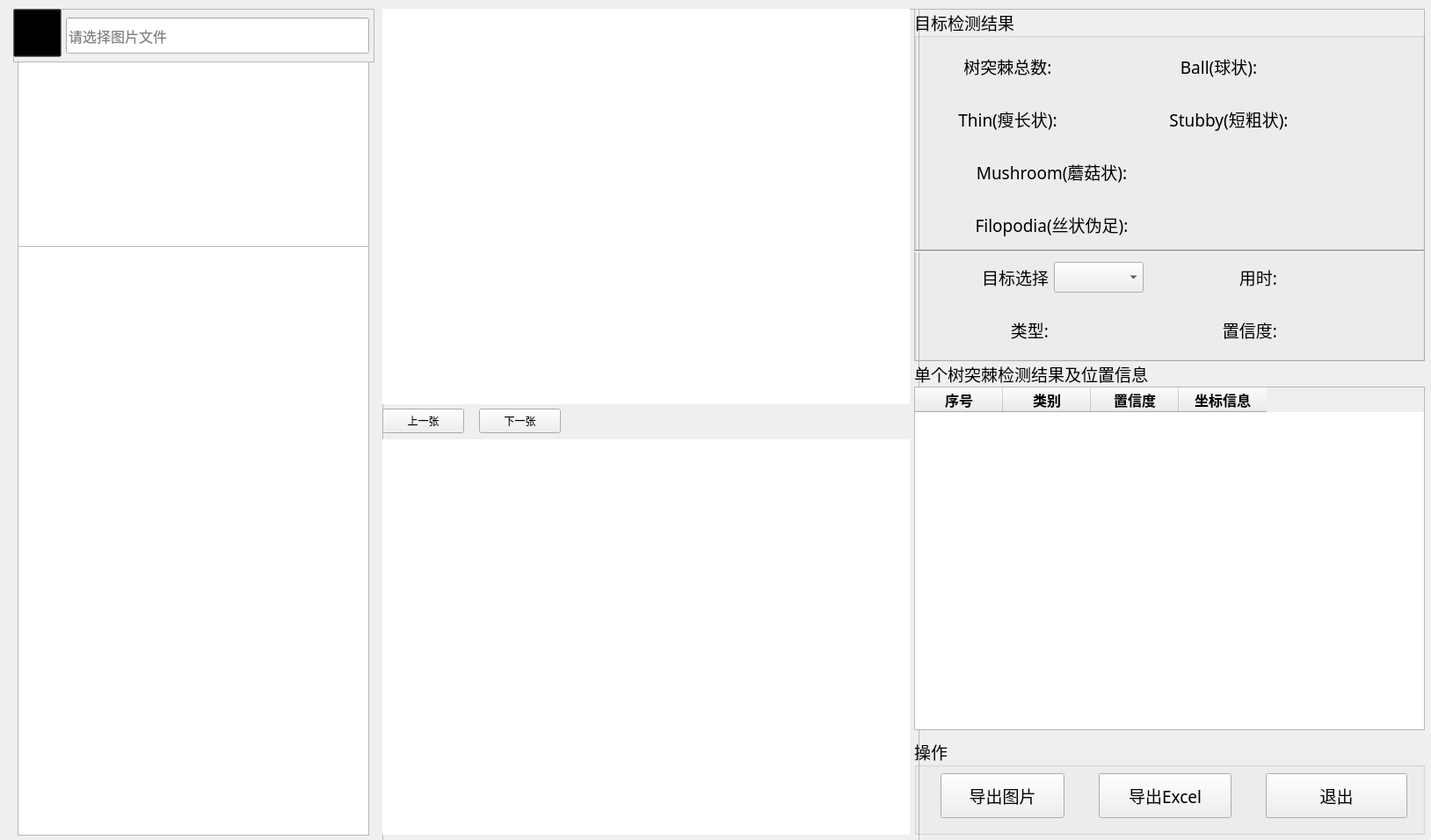
<?xml version="1.0" encoding="UTF-8"?>
<ui version="4.0">
 <class>Form</class>
 <widget class="QWidget" name="Form">
  <property name="windowModality">
   <enum>Qt::ApplicationModal</enum>
  </property>
  <property name="geometry">
   <rect>
    <x>0</x>
    <y>0</y>
    <width>1628</width>
    <height>956</height>
   </rect>
  </property>
  <property name="baseSize">
   <size>
    <width>0</width>
    <height>0</height>
   </size>
  </property>
  <property name="font">
   <font>
    <family>微软雅黑 Light</family>
   </font>
  </property>
  <property name="cursor">
   <cursorShape>ArrowCursor</cursorShape>
  </property>
  <property name="focusPolicy">
   <enum>Qt::TabFocus</enum>
  </property>
  <property name="windowTitle">
   <string>DendriticSpineClassification</string>
  </property>
  <property name="windowIcon">
   <iconset>
    <normaloff>ui_imgs/icon.png</normaloff>ui_imgs/icon.png</iconset>
  </property>
  <property name="toolTipDuration">
   <number>3</number>
  </property>
  <property name="autoFillBackground">
   <bool>false</bool>
  </property>
  <property name="styleSheet">
   <string notr="true"/>
  </property>
  <widget class="QFrame" name="frame">
   <property name="geometry">
    <rect>
     <x>435</x>
     <y>10</y>
     <width>611</width>
     <height>951</height>
    </rect>
   </property>
   <property name="frameShape">
    <enum>QFrame::StyledPanel</enum>
   </property>
   <property name="frameShadow">
    <enum>QFrame::Raised</enum>
   </property>
   <widget class="QLabel" name="label_show">
    <property name="geometry">
     <rect>
      <x>0</x>
      <y>490</y>
      <width>600</width>
      <height>450</height>
     </rect>
    </property>
    <property name="minimumSize">
     <size>
      <width>0</width>
      <height>0</height>
     </size>
    </property>
    <property name="cursor">
     <cursorShape>ArrowCursor</cursorShape>
    </property>
    <property name="styleSheet">
     <string notr="true">background-color:rgb(255, 255, 255);
border-image: url(C://Users//96443//Desktop//YOLO11//ultralytics-main//UIProgram//ui_imgs//windowimage.png);</string>
    </property>
    <property name="frameShape">
     <enum>QFrame::Panel</enum>
    </property>
    <property name="frameShadow">
     <enum>QFrame::Sunken</enum>
    </property>
    <property name="lineWidth">
     <number>0</number>
    </property>
    <property name="text">
     <string/>
    </property>
    <property name="indent">
     <number>0</number>
    </property>
   </widget>
   <widget class="QLabel" name="label_show_2">
    <property name="geometry">
     <rect>
      <x>0</x>
      <y>0</y>
      <width>600</width>
      <height>450</height>
     </rect>
    </property>
    <property name="minimumSize">
     <size>
      <width>0</width>
      <height>0</height>
     </size>
    </property>
    <property name="cursor">
     <cursorShape>ArrowCursor</cursorShape>
    </property>
    <property name="styleSheet">
     <string notr="true">background-color:rgb(255, 255, 255);
border-image: url(C://Users//96443//Desktop//YOLO11//ultralytics-main//UIProgram//ui_imgs//windowimage.png);</string>
    </property>
    <property name="frameShape">
     <enum>QFrame::Panel</enum>
    </property>
    <property name="frameShadow">
     <enum>QFrame::Sunken</enum>
    </property>
    <property name="lineWidth">
     <number>0</number>
    </property>
    <property name="text">
     <string/>
    </property>
    <property name="indent">
     <number>0</number>
    </property>
   </widget>
   <widget class="QPushButton" name="UpBtn">
    <property name="geometry">
     <rect>
      <x>0</x>
      <y>455</y>
      <width>93</width>
      <height>28</height>
     </rect>
    </property>
    <property name="text">
     <string>上一张</string>
    </property>
    <property name="shortcut">
     <string>Left</string>
    </property>
   </widget>
   <widget class="QPushButton" name="DownBtn">
    <property name="geometry">
     <rect>
      <x>110</x>
      <y>455</y>
      <width>93</width>
      <height>28</height>
     </rect>
    </property>
    <property name="text">
     <string>下一张</string>
    </property>
    <property name="shortcut">
     <string>Right</string>
    </property>
   </widget>
  </widget>
  <widget class="QGroupBox" name="groupBox_2">
   <property name="geometry">
    <rect>
     <x>1040</x>
     <y>410</y>
     <width>581</width>
     <height>421</height>
    </rect>
   </property>
   <property name="font">
    <font>
     <family>微软雅黑 Light</family>
     <pointsize>14</pointsize>
    </font>
   </property>
   <property name="focusPolicy">
    <enum>Qt::TabFocus</enum>
   </property>
   <property name="title">
    <string>单个树突棘检测结果及位置信息</string>
   </property>
   <widget class="QTableWidget" name="tableWidget">
    <property name="geometry">
     <rect>
      <x>0</x>
      <y>30</y>
      <width>581</width>
      <height>391</height>
     </rect>
    </property>
    <property name="font">
     <font>
      <family>微软雅黑</family>
      <pointsize>10</pointsize>
     </font>
    </property>
    <column>
     <property name="text">
      <string>序号</string>
     </property>
     <property name="font">
      <font>
       <family>微软雅黑</family>
       <pointsize>12</pointsize>
       <weight>75</weight>
       <bold>true</bold>
      </font>
     </property>
     <property name="textAlignment">
      <set>AlignCenter</set>
     </property>
    </column>
    <column>
     <property name="text">
      <string>类别</string>
     </property>
     <property name="font">
      <font>
       <family>微软雅黑</family>
       <pointsize>12</pointsize>
       <weight>75</weight>
       <bold>true</bold>
      </font>
     </property>
     <property name="textAlignment">
      <set>AlignCenter</set>
     </property>
    </column>
    <column>
     <property name="text">
      <string>置信度</string>
     </property>
     <property name="font">
      <font>
       <family>微软雅黑</family>
       <pointsize>12</pointsize>
       <weight>75</weight>
       <bold>true</bold>
      </font>
     </property>
     <property name="textAlignment">
      <set>AlignCenter</set>
     </property>
    </column>
    <column>
     <property name="text">
      <string>坐标信息</string>
     </property>
     <property name="font">
      <font>
       <family>微软雅黑</family>
       <pointsize>12</pointsize>
       <weight>75</weight>
       <bold>true</bold>
      </font>
     </property>
     <property name="textAlignment">
      <set>AlignCenter</set>
     </property>
    </column>
   </widget>
  </widget>
  <widget class="QFrame" name="frame_2">
   <property name="geometry">
    <rect>
     <x>15</x>
     <y>10</y>
     <width>411</width>
     <height>61</height>
    </rect>
   </property>
   <property name="frameShape">
    <enum>QFrame::StyledPanel</enum>
   </property>
   <property name="frameShadow">
    <enum>QFrame::Raised</enum>
   </property>
   <property name="midLineWidth">
    <number>0</number>
   </property>
   <widget class="QLineEdit" name="PiclineEdit">
    <property name="geometry">
     <rect>
      <x>60</x>
      <y>10</y>
      <width>345</width>
      <height>41</height>
     </rect>
    </property>
    <property name="baseSize">
     <size>
      <width>0</width>
      <height>0</height>
     </size>
    </property>
    <property name="font">
     <font>
      <family>Times New Roman</family>
      <pointsize>12</pointsize>
     </font>
    </property>
    <property name="cursor">
     <cursorShape>IBeamCursor</cursorShape>
    </property>
    <property name="focusPolicy">
     <enum>Qt::StrongFocus</enum>
    </property>
    <property name="frame">
     <bool>true</bool>
    </property>
    <property name="placeholderText">
     <string>请选择图片文件</string>
    </property>
   </widget>
   <widget class="QPushButton" name="PicBtn">
    <property name="geometry">
     <rect>
      <x>0</x>
      <y>0</y>
      <width>55</width>
      <height>55</height>
     </rect>
    </property>
    <property name="contextMenuPolicy">
     <enum>Qt::ActionsContextMenu</enum>
    </property>
    <property name="styleSheet">
     <string notr="true">
QPushButton {
    background-color: transparent;
}</string>
    </property>
    <property name="text">
     <string/>
    </property>
    <property name="icon">
     <iconset>
      <normaloff>ui_imgs/add-pic.png</normaloff>ui_imgs/add-pic.png</iconset>
    </property>
    <property name="iconSize">
     <size>
      <width>55</width>
      <height>55</height>
     </size>
    </property>
    <property name="shortcut">
     <string>Ctrl+O</string>
    </property>
   </widget>
  </widget>
  <widget class="QFrame" name="frame_3">
   <property name="geometry">
    <rect>
     <x>1040</x>
     <y>10</y>
     <width>581</width>
     <height>401</height>
    </rect>
   </property>
   <property name="frameShape">
    <enum>QFrame::StyledPanel</enum>
   </property>
   <property name="frameShadow">
    <enum>QFrame::Raised</enum>
   </property>
   <widget class="QGroupBox" name="groupBox">
    <property name="geometry">
     <rect>
      <x>0</x>
      <y>0</y>
      <width>581</width>
      <height>401</height>
     </rect>
    </property>
    <property name="font">
     <font>
      <family>微软雅黑 Light</family>
      <pointsize>14</pointsize>
     </font>
    </property>
    <property name="contextMenuPolicy">
     <enum>Qt::ActionsContextMenu</enum>
    </property>
    <property name="title">
     <string>目标检测结果</string>
    </property>
    <widget class="QWidget" name="horizontalLayoutWidget">
     <property name="geometry">
      <rect>
       <x>50</x>
       <y>40</y>
       <width>231</width>
       <height>51</height>
      </rect>
     </property>
     <layout class="QHBoxLayout" name="horizontalLayout">
      <item>
       <widget class="QLabel" name="label_2">
        <property name="font">
         <font>
          <family>微软雅黑</family>
          <pointsize>14</pointsize>
         </font>
        </property>
        <property name="text">
         <string>树突棘总数:</string>
        </property>
        <property name="alignment">
         <set>Qt::AlignCenter</set>
        </property>
       </widget>
      </item>
      <item>
       <widget class="QLabel" name="label_nums">
        <property name="font">
         <font>
          <pointsize>-1</pointsize>
          <weight>75</weight>
          <bold>true</bold>
         </font>
        </property>
        <property name="focusPolicy">
         <enum>Qt::NoFocus</enum>
        </property>
        <property name="styleSheet">
         <string notr="true">QLabel
{
color:#C0392B;
font-size: 20px;
font-weight:bold;
}</string>
        </property>
        <property name="text">
         <string/>
        </property>
        <property name="alignment">
         <set>Qt::AlignCenter</set>
        </property>
       </widget>
      </item>
     </layout>
    </widget>
    <widget class="QWidget" name="horizontalLayoutWidget_2">
     <property name="geometry">
      <rect>
       <x>290</x>
       <y>40</y>
       <width>231</width>
       <height>51</height>
      </rect>
     </property>
     <layout class="QHBoxLayout" name="horizontalLayout_2">
      <item>
       <widget class="QLabel" name="label_4">
        <property name="font">
         <font>
          <family>微软雅黑</family>
          <pointsize>14</pointsize>
         </font>
        </property>
        <property name="text">
         <string>Ball(球状):</string>
        </property>
        <property name="alignment">
         <set>Qt::AlignCenter</set>
        </property>
       </widget>
      </item>
      <item>
       <widget class="QLabel" name="label_num0">
        <property name="focusPolicy">
         <enum>Qt::NoFocus</enum>
        </property>
        <property name="styleSheet">
         <string notr="true">QLabel
{
color:#C0392B;
font-size: 20px;
font-weight:bold;
}</string>
        </property>
        <property name="text">
         <string/>
        </property>
        <property name="alignment">
         <set>Qt::AlignCenter</set>
        </property>
       </widget>
      </item>
     </layout>
    </widget>
    <widget class="QWidget" name="horizontalLayoutWidget_3">
     <property name="geometry">
      <rect>
       <x>50</x>
       <y>100</y>
       <width>231</width>
       <height>51</height>
      </rect>
     </property>
     <layout class="QHBoxLayout" name="horizontalLayout_3">
      <item>
       <widget class="QLabel" name="label_6">
        <property name="font">
         <font>
          <family>微软雅黑</family>
          <pointsize>14</pointsize>
         </font>
        </property>
        <property name="text">
         <string>Thin(瘦长状):</string>
        </property>
        <property name="alignment">
         <set>Qt::AlignCenter</set>
        </property>
       </widget>
      </item>
      <item>
       <widget class="QLabel" name="label_num1">
        <property name="focusPolicy">
         <enum>Qt::NoFocus</enum>
        </property>
        <property name="styleSheet">
         <string notr="true">QLabel
{
color:#C0392B;
font-size: 20px;
font-weight:bold;
}</string>
        </property>
        <property name="text">
         <string/>
        </property>
        <property name="alignment">
         <set>Qt::AlignCenter</set>
        </property>
       </widget>
      </item>
     </layout>
    </widget>
    <widget class="QWidget" name="horizontalLayoutWidget_4">
     <property name="geometry">
      <rect>
       <x>40</x>
       <y>160</y>
       <width>471</width>
       <height>51</height>
      </rect>
     </property>
     <layout class="QHBoxLayout" name="horizontalLayout_5">
      <item>
       <widget class="QLabel" name="label_8">
        <property name="font">
         <font>
          <family>微软雅黑</family>
          <pointsize>14</pointsize>
         </font>
        </property>
        <property name="text">
         <string>Mushroom(蘑菇状):</string>
        </property>
        <property name="alignment">
         <set>Qt::AlignCenter</set>
        </property>
       </widget>
      </item>
      <item>
       <widget class="QLabel" name="label_num3">
        <property name="focusPolicy">
         <enum>Qt::NoFocus</enum>
        </property>
        <property name="styleSheet">
         <string notr="true">QLabel
{
color:#C0392B;
font-size: 20px;
font-weight:bold;
}</string>
        </property>
        <property name="text">
         <string/>
        </property>
        <property name="alignment">
         <set>Qt::AlignCenter</set>
        </property>
       </widget>
      </item>
     </layout>
    </widget>
    <widget class="QWidget" name="horizontalLayoutWidget_5">
     <property name="geometry">
      <rect>
       <x>290</x>
       <y>100</y>
       <width>231</width>
       <height>51</height>
      </rect>
     </property>
     <layout class="QHBoxLayout" name="horizontalLayout_4">
      <item>
       <widget class="QLabel" name="label_10">
        <property name="font">
         <font>
          <family>微软雅黑</family>
          <pointsize>14</pointsize>
         </font>
        </property>
        <property name="text">
         <string>Stubby(短粗状):</string>
        </property>
        <property name="alignment">
         <set>Qt::AlignCenter</set>
        </property>
       </widget>
      </item>
      <item>
       <widget class="QLabel" name="label_num2">
        <property name="focusPolicy">
         <enum>Qt::NoFocus</enum>
        </property>
        <property name="styleSheet">
         <string notr="true">QLabel
{
color:#C0392B;
font-size: 20px;
font-weight:bold;
}</string>
        </property>
        <property name="text">
         <string/>
        </property>
        <property name="alignment">
         <set>Qt::AlignCenter</set>
        </property>
       </widget>
      </item>
     </layout>
    </widget>
    <widget class="QWidget" name="horizontalLayoutWidget_6">
     <property name="geometry">
      <rect>
       <x>40</x>
       <y>220</y>
       <width>471</width>
       <height>51</height>
      </rect>
     </property>
     <layout class="QHBoxLayout" name="horizontalLayout_6">
      <item>
       <widget class="QLabel" name="label_12">
        <property name="font">
         <font>
          <family>微软雅黑</family>
          <pointsize>14</pointsize>
         </font>
        </property>
        <property name="text">
         <string>Filopodia(丝状伪足):</string>
        </property>
        <property name="alignment">
         <set>Qt::AlignCenter</set>
        </property>
       </widget>
      </item>
      <item>
       <widget class="QLabel" name="label_num4">
        <property name="focusPolicy">
         <enum>Qt::NoFocus</enum>
        </property>
        <property name="styleSheet">
         <string notr="true">QLabel
{
color:#C0392B;
font-size: 20px;
font-weight:bold;
}</string>
        </property>
        <property name="text">
         <string/>
        </property>
        <property name="alignment">
         <set>Qt::AlignCenter</set>
        </property>
       </widget>
      </item>
     </layout>
    </widget>
    <widget class="QWidget" name="horizontalLayoutWidget_7">
     <property name="geometry">
      <rect>
       <x>50</x>
       <y>280</y>
       <width>211</width>
       <height>51</height>
      </rect>
     </property>
     <layout class="QHBoxLayout" name="horizontalLayout_7">
      <item>
       <widget class="QLabel" name="label_14">
        <property name="font">
         <font>
          <family>微软雅黑</family>
          <pointsize>14</pointsize>
         </font>
        </property>
        <property name="text">
         <string>目标选择</string>
        </property>
        <property name="alignment">
         <set>Qt::AlignRight|Qt::AlignTrailing|Qt::AlignVCenter</set>
        </property>
       </widget>
      </item>
      <item>
       <widget class="QComboBox" name="comboBox">
        <property name="styleSheet">
         <string notr="true"/>
        </property>
       </widget>
      </item>
     </layout>
    </widget>
    <widget class="Line" name="line">
     <property name="geometry">
      <rect>
       <x>-1</x>
       <y>260</y>
       <width>581</width>
       <height>30</height>
      </rect>
     </property>
     <property name="lineWidth">
      <number>1</number>
     </property>
     <property name="midLineWidth">
      <number>1</number>
     </property>
     <property name="orientation">
      <enum>Qt::Horizontal</enum>
     </property>
    </widget>
    <widget class="QWidget" name="horizontalLayoutWidget_8">
     <property name="geometry">
      <rect>
       <x>310</x>
       <y>280</y>
       <width>211</width>
       <height>51</height>
      </rect>
     </property>
     <layout class="QHBoxLayout" name="horizontalLayout_8">
      <item>
       <widget class="QLabel" name="label_15">
        <property name="font">
         <font>
          <family>微软雅黑</family>
          <pointsize>14</pointsize>
         </font>
        </property>
        <property name="text">
         <string>用时:</string>
        </property>
        <property name="alignment">
         <set>Qt::AlignRight|Qt::AlignTrailing|Qt::AlignVCenter</set>
        </property>
       </widget>
      </item>
      <item>
       <widget class="QLabel" name="time_lb">
        <property name="focusPolicy">
         <enum>Qt::NoFocus</enum>
        </property>
        <property name="styleSheet">
         <string notr="true">QLabel
{
color:#C0392B;
font-size: 20px;
font-weight:bold;
}</string>
        </property>
        <property name="text">
         <string/>
        </property>
        <property name="alignment">
         <set>Qt::AlignCenter</set>
        </property>
       </widget>
      </item>
     </layout>
    </widget>
    <widget class="QWidget" name="horizontalLayoutWidget_9">
     <property name="geometry">
      <rect>
       <x>50</x>
       <y>340</y>
       <width>211</width>
       <height>51</height>
      </rect>
     </property>
     <layout class="QHBoxLayout" name="horizontalLayout_9">
      <item>
       <widget class="QLabel" name="label_16">
        <property name="font">
         <font>
          <family>微软雅黑</family>
          <pointsize>14</pointsize>
         </font>
        </property>
        <property name="text">
         <string>类型:</string>
        </property>
        <property name="alignment">
         <set>Qt::AlignRight|Qt::AlignTrailing|Qt::AlignVCenter</set>
        </property>
       </widget>
      </item>
      <item>
       <widget class="QLabel" name="type_lb">
        <property name="focusPolicy">
         <enum>Qt::NoFocus</enum>
        </property>
        <property name="styleSheet">
         <string notr="true">QLabel
{
color:#C0392B;
font-size: 20px;
font-weight:bold;
}</string>
        </property>
        <property name="text">
         <string/>
        </property>
        <property name="alignment">
         <set>Qt::AlignCenter</set>
        </property>
       </widget>
      </item>
     </layout>
    </widget>
    <widget class="QWidget" name="horizontalLayoutWidget_10">
     <property name="geometry">
      <rect>
       <x>310</x>
       <y>340</y>
       <width>211</width>
       <height>51</height>
      </rect>
     </property>
     <layout class="QHBoxLayout" name="horizontalLayout_10">
      <item>
       <widget class="QLabel" name="label_18">
        <property name="font">
         <font>
          <family>微软雅黑</family>
          <pointsize>14</pointsize>
         </font>
        </property>
        <property name="text">
         <string>置信度:</string>
        </property>
        <property name="alignment">
         <set>Qt::AlignRight|Qt::AlignTrailing|Qt::AlignVCenter</set>
        </property>
       </widget>
      </item>
      <item>
       <widget class="QLabel" name="label_conf">
        <property name="focusPolicy">
         <enum>Qt::NoFocus</enum>
        </property>
        <property name="styleSheet">
         <string notr="true">QLabel
{
color:#C0392B;
font-size: 20px;
font-weight:bold;
}</string>
        </property>
        <property name="text">
         <string/>
        </property>
        <property name="alignment">
         <set>Qt::AlignCenter</set>
        </property>
       </widget>
      </item>
     </layout>
    </widget>
   </widget>
  </widget>
  <widget class="QGroupBox" name="groupBox_4">
   <property name="geometry">
    <rect>
     <x>1040</x>
     <y>840</y>
     <width>581</width>
     <height>110</height>
    </rect>
   </property>
   <property name="sizePolicy">
    <sizepolicy hsizetype="Preferred" vsizetype="Preferred">
     <horstretch>0</horstretch>
     <verstretch>0</verstretch>
    </sizepolicy>
   </property>
   <property name="font">
    <font>
     <family>微软雅黑 Light</family>
     <pointsize>14</pointsize>
    </font>
   </property>
   <property name="title">
    <string>操作</string>
   </property>
   <widget class="QPushButton" name="SaveBtn">
    <property name="geometry">
     <rect>
      <x>30</x>
      <y>40</y>
      <width>141</width>
      <height>51</height>
     </rect>
    </property>
    <property name="font">
     <font>
      <family>微软雅黑</family>
      <pointsize>14</pointsize>
     </font>
    </property>
    <property name="layoutDirection">
     <enum>Qt::LeftToRight</enum>
    </property>
    <property name="text">
     <string>导出图片</string>
    </property>
    <property name="icon">
     <iconset>
      <normaloff>ui_imgs/file-image.png</normaloff>ui_imgs/file-image.png</iconset>
    </property>
    <property name="iconSize">
     <size>
      <width>40</width>
      <height>40</height>
     </size>
    </property>
    <property name="shortcut">
     <string>Ctrl+S</string>
    </property>
   </widget>
   <widget class="QPushButton" name="ExitBtn">
    <property name="geometry">
     <rect>
      <x>400</x>
      <y>40</y>
      <width>161</width>
      <height>51</height>
     </rect>
    </property>
    <property name="font">
     <font>
      <family>微软雅黑</family>
      <pointsize>14</pointsize>
     </font>
    </property>
    <property name="layoutDirection">
     <enum>Qt::LeftToRight</enum>
    </property>
    <property name="text">
     <string>退出</string>
    </property>
    <property name="icon">
     <iconset>
      <normaloff>ui_imgs/logout.png</normaloff>ui_imgs/logout.png</iconset>
    </property>
    <property name="iconSize">
     <size>
      <width>40</width>
      <height>40</height>
     </size>
    </property>
   </widget>
   <widget class="QPushButton" name="SaveExcelBtn">
    <property name="geometry">
     <rect>
      <x>210</x>
      <y>40</y>
      <width>151</width>
      <height>51</height>
     </rect>
    </property>
    <property name="font">
     <font>
      <family>微软雅黑</family>
      <pointsize>14</pointsize>
     </font>
    </property>
    <property name="layoutDirection">
     <enum>Qt::LeftToRight</enum>
    </property>
    <property name="text">
     <string>导出Excel</string>
    </property>
    <property name="icon">
     <iconset>
      <normaloff>ui_imgs/file-excel.png</normaloff>ui_imgs/file-excel.png</iconset>
    </property>
    <property name="iconSize">
     <size>
      <width>40</width>
      <height>40</height>
     </size>
    </property>
    <property name="shortcut">
     <string>Ctrl+E</string>
    </property>
   </widget>
  </widget>
  <widget class="QFrame" name="frame_4">
   <property name="geometry">
    <rect>
     <x>20</x>
     <y>70</y>
     <width>400</width>
     <height>881</height>
    </rect>
   </property>
   <property name="frameShape">
    <enum>QFrame::StyledPanel</enum>
   </property>
   <property name="frameShadow">
    <enum>QFrame::Raised</enum>
   </property>
   <widget class="QTreeView" name="treeView">
    <property name="geometry">
     <rect>
      <x>0</x>
      <y>0</y>
      <width>400</width>
      <height>211</height>
     </rect>
    </property>
    <property name="font">
     <font>
      <family>微软雅黑 Light</family>
      <pointsize>12</pointsize>
     </font>
    </property>
   </widget>
   <widget class="QListView" name="listView">
    <property name="geometry">
     <rect>
      <x>0</x>
      <y>210</y>
      <width>400</width>
      <height>671</height>
     </rect>
    </property>
    <property name="font">
     <font>
      <family>微软雅黑 Light</family>
      <pointsize>12</pointsize>
     </font>
    </property>
   </widget>
  </widget>
 </widget>
 <resources/>
 <connections/>
</ui>
